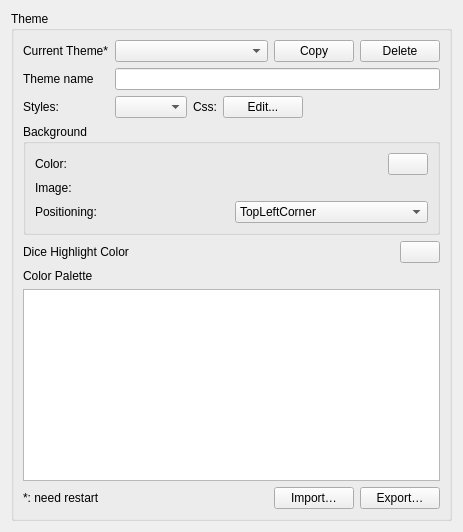
     <widget class="QWidget" name="tabWidgetPage2">
      <attribute name="title">
       <string>Themes</string>
      </attribute>
      <layout class="QVBoxLayout" name="verticalLayout_14">
       <item>
        <widget class="QGroupBox" name="groupBox_8">
         <property name="title">
          <string>Theme</string>
         </property>
         <layout class="QVBoxLayout" name="verticalLayout_8">
          <item>
           <layout class="QHBoxLayout" name="horizontalLayout_15">
            <item>
             <layout class="QVBoxLayout" name="verticalLayout_15">
              <item>
               <widget class="QLabel" name="label_21">
                <property name="text">
                 <string>Current Theme*</string>
                </property>
               </widget>
              </item>
              <item>
               <widget class="QLabel" name="label_20">
                <property name="text">
                 <string>Theme name</string>
                </property>
               </widget>
              </item>
              <item>
               <widget class="QLabel" name="label_19">
                <property name="text">
                 <string>Styles:</string>
                </property>
               </widget>
              </item>
             </layout>
            </item>
            <item>
             <layout class="QVBoxLayout" name="verticalLayout_16">
              <item>
               <layout class="QHBoxLayout" name="horizontalLayout_13" stretch="1,0,0">
                <item>
                 <widget class="QComboBox" name="m_themeComboBox"/>
                </item>
                <item>
                 <widget class="QPushButton" name="m_copyThemeButton">
                  <property name="text">
                   <string>Copy</string>
                  </property>
                 </widget>
                </item>
                <item>
                 <widget class="QPushButton" name="m_deleteTheme">
                  <property name="text">
                   <string>Delete</string>
                  </property>
                 </widget>
                </item>
               </layout>
              </item>
              <item>
               <widget class="QLineEdit" name="m_themeNameLineEdit"/>
              </item>
              <item>
               <layout class="QHBoxLayout" name="horizontalLayout_14">
                <item>
                 <widget class="QComboBox" name="m_styleCombo"/>
                </item>
                <item>
                 <widget class="QLabel" name="label_38">
                  <property name="text">
                   <string>Css:</string>
                  </property>
                 </widget>
                </item>
                <item>
                 <widget class="QPushButton" name="m_cssEdit">
                  <property name="text">
                   <string>Edit...</string>
                  </property>
                 </widget>
                </item>
                <item>
                 <spacer name="horizontalSpacer_2">
                  <property name="orientation">
                   <enum>Qt::Horizontal</enum>
                  </property>
                  <property name="sizeHint" stdset="0">
                   <size>
                    <width>40</width>
                    <height>20</height>
                   </size>
                  </property>
                 </spacer>
                </item>
               </layout>
              </item>
             </layout>
            </item>
           </layout>
          </item>
          <item>
           <widget class="QGroupBox" name="groupBox_7">
            <property name="title">
             <string>Background</string>
            </property>
            <layout class="QVBoxLayout" name="verticalLayout_28">
             <item>
              <layout class="QHBoxLayout" name="horizontalLayout_24">
               <item>
                <widget class="QLabel" name="label_35">
                 <property name="text">
                  <string>Color:</string>
                 </property>
                </widget>
               </item>
               <item>
                <spacer name="horizontalSpacer_7">
                 <property name="orientation">
                  <enum>Qt::Horizontal</enum>
                 </property>
                 <property name="sizeHint" stdset="0">
                  <size>
                   <width>40</width>
                   <height>20</height>
                  </size>
                 </property>
                </spacer>
               </item>
               <item>
                <widget class="ColorButton" name="m_bgColorPush">
                 <property name="text">
                  <string/>
                 </property>
                </widget>
               </item>
              </layout>
             </item>
             <item>
              <layout class="QHBoxLayout" name="horizontalLayout_25" stretch="0,1">
               <item>
                <widget class="QLabel" name="label_36">
                 <property name="text">
                  <string>Image:</string>
                 </property>
                </widget>
               </item>
               <item>
                <widget class="FileDirChooser" name="m_backgroundImage" native="true"/>
               </item>
              </layout>
             </item>
             <item>
              <layout class="QHBoxLayout" name="horizontalLayout_26">
               <item>
                <widget class="QLabel" name="label_37">
                 <property name="text">
                  <string>Positioning:</string>
                 </property>
                </widget>
               </item>
               <item>
                <widget class="QComboBox" name="m_positioningComboBox">
                 <item>
                  <property name="text">
                   <string>TopLeftCorner</string>
                  </property>
                 </item>
                 <item>
                  <property name="text">
                   <string>BottomLeftCorner</string>
                  </property>
                 </item>
                 <item>
                  <property name="text">
                   <string>Center</string>
                  </property>
                 </item>
                 <item>
                  <property name="text">
                   <string>TopRightCorner</string>
                  </property>
                 </item>
                 <item>
                  <property name="text">
                   <string>BottomRightCorner</string>
                  </property>
                 </item>
                 <item>
                  <property name="text">
                   <string>Scaled</string>
                  </property>
                 </item>
                 <item>
                  <property name="text">
                   <string>Filled</string>
                  </property>
                 </item>
                 <item>
                  <property name="text">
                   <string>Repeated</string>
                  </property>
                 </item>
                </widget>
               </item>
              </layout>
             </item>
            </layout>
           </widget>
          </item>
          <item>
           <layout class="QHBoxLayout" name="horizontalLayout_9">
            <item>
             <widget class="QLabel" name="label_14">
              <property name="text">
               <string>Dice Highlight Color</string>
              </property>
             </widget>
            </item>
            <item>
             <spacer name="horizontalSpacer_5">
              <property name="orientation">
               <enum>Qt::Horizontal</enum>
              </property>
              <property name="sizeHint" stdset="0">
               <size>
                <width>40</width>
                <height>20</height>
               </size>
              </property>
             </spacer>
            </item>
            <item>
             <widget class="ColorButton" name="m_diceHighlightColorBtn">
              <property name="text">
               <string/>
              </property>
             </widget>
            </item>
           </layout>
          </item>
          <item>
           <widget class="QLabel" name="label_13">
            <property name="text">
             <string>Color Palette</string>
            </property>
           </widget>
          </item>
          <item>
           <widget class="QTableView" name="m_paletteTableView"/>
          </item>
          <item>
           <layout class="QHBoxLayout" name="horizontalLayout_8">
            <item>
             <widget class="QLabel" name="label_29">
              <property name="text">
               <string>*: need restart</string>
              </property>
             </widget>
            </item>
            <item>
             <spacer name="horizontalSpacer_4">
              <property name="orientation">
               <enum>Qt::Horizontal</enum>
              </property>
              <property name="sizeHint" stdset="0">
               <size>
                <width>168</width>
                <height>20</height>
               </size>
              </property>
             </spacer>
            </item>
            <item>
             <widget class="QPushButton" name="m_importBtn">
              <property name="text">
               <string>Import…</string>
              </property>
             </widget>
            </item>
            <item>
             <widget class="QPushButton" name="m_exportBtn">
              <property name="text">
               <string>Export…</string>
              </property>
             </widget>
            </item>
           </layout>
          </item>
         </layout>
        </widget>
       </item>
      </layout>
     </widget>
